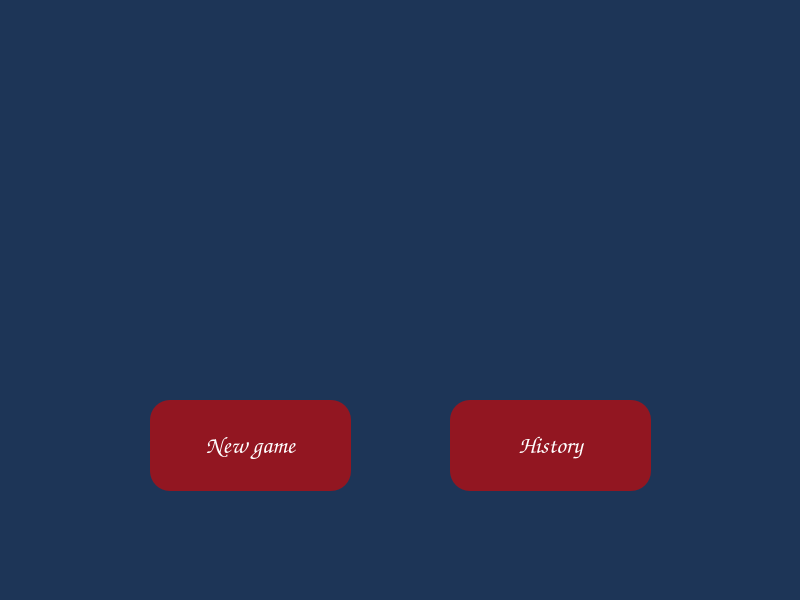
<?xml version="1.0" encoding="UTF-8"?>
<ui version="4.0">
 <class>MainWindow</class>
 <widget class="QMainWindow" name="MainWindow">
  <property name="geometry">
   <rect>
    <x>0</x>
    <y>0</y>
    <width>800</width>
    <height>600</height>
   </rect>
  </property>
  <property name="maximumSize">
   <size>
    <width>800</width>
    <height>600</height>
   </size>
  </property>
  <property name="palette">
   <palette>
    <active>
     <colorrole role="WindowText">
      <brush brushstyle="SolidPattern">
       <color alpha="255">
        <red>255</red>
        <green>255</green>
        <blue>255</blue>
       </color>
      </brush>
     </colorrole>
     <colorrole role="Button">
      <brush brushstyle="SolidPattern">
       <color alpha="255">
        <red>29</red>
        <green>53</green>
        <blue>87</blue>
       </color>
      </brush>
     </colorrole>
     <colorrole role="Light">
      <brush brushstyle="SolidPattern">
       <color alpha="255">
        <red>43</red>
        <green>80</green>
        <blue>130</blue>
       </color>
      </brush>
     </colorrole>
     <colorrole role="Midlight">
      <brush brushstyle="SolidPattern">
       <color alpha="255">
        <red>36</red>
        <green>66</green>
        <blue>108</blue>
       </color>
      </brush>
     </colorrole>
     <colorrole role="Dark">
      <brush brushstyle="SolidPattern">
       <color alpha="255">
        <red>14</red>
        <green>26</green>
        <blue>43</blue>
       </color>
      </brush>
     </colorrole>
     <colorrole role="Mid">
      <brush brushstyle="SolidPattern">
       <color alpha="255">
        <red>19</red>
        <green>35</green>
        <blue>58</blue>
       </color>
      </brush>
     </colorrole>
     <colorrole role="Text">
      <brush brushstyle="SolidPattern">
       <color alpha="255">
        <red>255</red>
        <green>255</green>
        <blue>255</blue>
       </color>
      </brush>
     </colorrole>
     <colorrole role="BrightText">
      <brush brushstyle="SolidPattern">
       <color alpha="255">
        <red>255</red>
        <green>255</green>
        <blue>255</blue>
       </color>
      </brush>
     </colorrole>
     <colorrole role="ButtonText">
      <brush brushstyle="SolidPattern">
       <color alpha="255">
        <red>255</red>
        <green>255</green>
        <blue>255</blue>
       </color>
      </brush>
     </colorrole>
     <colorrole role="Base">
      <brush brushstyle="SolidPattern">
       <color alpha="255">
        <red>0</red>
        <green>0</green>
        <blue>0</blue>
       </color>
      </brush>
     </colorrole>
     <colorrole role="Window">
      <brush brushstyle="SolidPattern">
       <color alpha="255">
        <red>29</red>
        <green>53</green>
        <blue>87</blue>
       </color>
      </brush>
     </colorrole>
     <colorrole role="Shadow">
      <brush brushstyle="SolidPattern">
       <color alpha="255">
        <red>0</red>
        <green>0</green>
        <blue>0</blue>
       </color>
      </brush>
     </colorrole>
     <colorrole role="AlternateBase">
      <brush brushstyle="SolidPattern">
       <color alpha="255">
        <red>14</red>
        <green>26</green>
        <blue>43</blue>
       </color>
      </brush>
     </colorrole>
     <colorrole role="ToolTipBase">
      <brush brushstyle="SolidPattern">
       <color alpha="255">
        <red>255</red>
        <green>255</green>
        <blue>220</blue>
       </color>
      </brush>
     </colorrole>
     <colorrole role="ToolTipText">
      <brush brushstyle="SolidPattern">
       <color alpha="255">
        <red>0</red>
        <green>0</green>
        <blue>0</blue>
       </color>
      </brush>
     </colorrole>
     <colorrole role="PlaceholderText">
      <brush brushstyle="SolidPattern">
       <color alpha="128">
        <red>255</red>
        <green>255</green>
        <blue>255</blue>
       </color>
      </brush>
     </colorrole>
    </active>
    <inactive>
     <colorrole role="WindowText">
      <brush brushstyle="SolidPattern">
       <color alpha="255">
        <red>255</red>
        <green>255</green>
        <blue>255</blue>
       </color>
      </brush>
     </colorrole>
     <colorrole role="Button">
      <brush brushstyle="SolidPattern">
       <color alpha="255">
        <red>29</red>
        <green>53</green>
        <blue>87</blue>
       </color>
      </brush>
     </colorrole>
     <colorrole role="Light">
      <brush brushstyle="SolidPattern">
       <color alpha="255">
        <red>43</red>
        <green>80</green>
        <blue>130</blue>
       </color>
      </brush>
     </colorrole>
     <colorrole role="Midlight">
      <brush brushstyle="SolidPattern">
       <color alpha="255">
        <red>36</red>
        <green>66</green>
        <blue>108</blue>
       </color>
      </brush>
     </colorrole>
     <colorrole role="Dark">
      <brush brushstyle="SolidPattern">
       <color alpha="255">
        <red>14</red>
        <green>26</green>
        <blue>43</blue>
       </color>
      </brush>
     </colorrole>
     <colorrole role="Mid">
      <brush brushstyle="SolidPattern">
       <color alpha="255">
        <red>19</red>
        <green>35</green>
        <blue>58</blue>
       </color>
      </brush>
     </colorrole>
     <colorrole role="Text">
      <brush brushstyle="SolidPattern">
       <color alpha="255">
        <red>255</red>
        <green>255</green>
        <blue>255</blue>
       </color>
      </brush>
     </colorrole>
     <colorrole role="BrightText">
      <brush brushstyle="SolidPattern">
       <color alpha="255">
        <red>255</red>
        <green>255</green>
        <blue>255</blue>
       </color>
      </brush>
     </colorrole>
     <colorrole role="ButtonText">
      <brush brushstyle="SolidPattern">
       <color alpha="255">
        <red>255</red>
        <green>255</green>
        <blue>255</blue>
       </color>
      </brush>
     </colorrole>
     <colorrole role="Base">
      <brush brushstyle="SolidPattern">
       <color alpha="255">
        <red>0</red>
        <green>0</green>
        <blue>0</blue>
       </color>
      </brush>
     </colorrole>
     <colorrole role="Window">
      <brush brushstyle="SolidPattern">
       <color alpha="255">
        <red>29</red>
        <green>53</green>
        <blue>87</blue>
       </color>
      </brush>
     </colorrole>
     <colorrole role="Shadow">
      <brush brushstyle="SolidPattern">
       <color alpha="255">
        <red>0</red>
        <green>0</green>
        <blue>0</blue>
       </color>
      </brush>
     </colorrole>
     <colorrole role="AlternateBase">
      <brush brushstyle="SolidPattern">
       <color alpha="255">
        <red>14</red>
        <green>26</green>
        <blue>43</blue>
       </color>
      </brush>
     </colorrole>
     <colorrole role="ToolTipBase">
      <brush brushstyle="SolidPattern">
       <color alpha="255">
        <red>255</red>
        <green>255</green>
        <blue>220</blue>
       </color>
      </brush>
     </colorrole>
     <colorrole role="ToolTipText">
      <brush brushstyle="SolidPattern">
       <color alpha="255">
        <red>0</red>
        <green>0</green>
        <blue>0</blue>
       </color>
      </brush>
     </colorrole>
     <colorrole role="PlaceholderText">
      <brush brushstyle="SolidPattern">
       <color alpha="128">
        <red>255</red>
        <green>255</green>
        <blue>255</blue>
       </color>
      </brush>
     </colorrole>
    </inactive>
    <disabled>
     <colorrole role="WindowText">
      <brush brushstyle="SolidPattern">
       <color alpha="255">
        <red>14</red>
        <green>26</green>
        <blue>43</blue>
       </color>
      </brush>
     </colorrole>
     <colorrole role="Button">
      <brush brushstyle="SolidPattern">
       <color alpha="255">
        <red>29</red>
        <green>53</green>
        <blue>87</blue>
       </color>
      </brush>
     </colorrole>
     <colorrole role="Light">
      <brush brushstyle="SolidPattern">
       <color alpha="255">
        <red>43</red>
        <green>80</green>
        <blue>130</blue>
       </color>
      </brush>
     </colorrole>
     <colorrole role="Midlight">
      <brush brushstyle="SolidPattern">
       <color alpha="255">
        <red>36</red>
        <green>66</green>
        <blue>108</blue>
       </color>
      </brush>
     </colorrole>
     <colorrole role="Dark">
      <brush brushstyle="SolidPattern">
       <color alpha="255">
        <red>14</red>
        <green>26</green>
        <blue>43</blue>
       </color>
      </brush>
     </colorrole>
     <colorrole role="Mid">
      <brush brushstyle="SolidPattern">
       <color alpha="255">
        <red>19</red>
        <green>35</green>
        <blue>58</blue>
       </color>
      </brush>
     </colorrole>
     <colorrole role="Text">
      <brush brushstyle="SolidPattern">
       <color alpha="255">
        <red>14</red>
        <green>26</green>
        <blue>43</blue>
       </color>
      </brush>
     </colorrole>
     <colorrole role="BrightText">
      <brush brushstyle="SolidPattern">
       <color alpha="255">
        <red>255</red>
        <green>255</green>
        <blue>255</blue>
       </color>
      </brush>
     </colorrole>
     <colorrole role="ButtonText">
      <brush brushstyle="SolidPattern">
       <color alpha="255">
        <red>14</red>
        <green>26</green>
        <blue>43</blue>
       </color>
      </brush>
     </colorrole>
     <colorrole role="Base">
      <brush brushstyle="SolidPattern">
       <color alpha="255">
        <red>29</red>
        <green>53</green>
        <blue>87</blue>
       </color>
      </brush>
     </colorrole>
     <colorrole role="Window">
      <brush brushstyle="SolidPattern">
       <color alpha="255">
        <red>29</red>
        <green>53</green>
        <blue>87</blue>
       </color>
      </brush>
     </colorrole>
     <colorrole role="Shadow">
      <brush brushstyle="SolidPattern">
       <color alpha="255">
        <red>0</red>
        <green>0</green>
        <blue>0</blue>
       </color>
      </brush>
     </colorrole>
     <colorrole role="AlternateBase">
      <brush brushstyle="SolidPattern">
       <color alpha="255">
        <red>29</red>
        <green>53</green>
        <blue>87</blue>
       </color>
      </brush>
     </colorrole>
     <colorrole role="ToolTipBase">
      <brush brushstyle="SolidPattern">
       <color alpha="255">
        <red>255</red>
        <green>255</green>
        <blue>220</blue>
       </color>
      </brush>
     </colorrole>
     <colorrole role="ToolTipText">
      <brush brushstyle="SolidPattern">
       <color alpha="255">
        <red>0</red>
        <green>0</green>
        <blue>0</blue>
       </color>
      </brush>
     </colorrole>
     <colorrole role="PlaceholderText">
      <brush brushstyle="SolidPattern">
       <color alpha="128">
        <red>255</red>
        <green>255</green>
        <blue>255</blue>
       </color>
      </brush>
     </colorrole>
    </disabled>
   </palette>
  </property>
  <property name="cursor">
   <cursorShape>ArrowCursor</cursorShape>
  </property>
  <property name="windowTitle">
   <string>Tic Tac Toe</string>
  </property>
  <property name="windowIcon">
   <iconset resource="Resorces.qrc">
    <normaloff>:/Logo/tic-tac-toe.png</normaloff>:/Logo/tic-tac-toe.png</iconset>
  </property>
  <property name="styleSheet">
   <string notr="true"/>
  </property>
  <widget class="QWidget" name="centralwidget">
   <property name="minimumSize">
    <size>
     <width>800</width>
     <height>600</height>
    </size>
   </property>
   <property name="maximumSize">
    <size>
     <width>800</width>
     <height>600</height>
    </size>
   </property>
   <widget class="QPushButton" name="pushButton">
    <property name="geometry">
     <rect>
      <x>150</x>
      <y>400</y>
      <width>201</width>
      <height>91</height>
     </rect>
    </property>
    <property name="palette">
     <palette>
      <active>
       <colorrole role="WindowText">
        <brush brushstyle="SolidPattern">
         <color alpha="255">
          <red>255</red>
          <green>255</green>
          <blue>255</blue>
         </color>
        </brush>
       </colorrole>
       <colorrole role="Button">
        <brush brushstyle="SolidPattern">
         <color alpha="255">
          <red>146</red>
          <green>22</green>
          <blue>33</blue>
         </color>
        </brush>
       </colorrole>
       <colorrole role="Light">
        <brush brushstyle="SolidPattern">
         <color alpha="255">
          <red>255</red>
          <green>255</green>
          <blue>127</blue>
         </color>
        </brush>
       </colorrole>
       <colorrole role="Midlight">
        <brush brushstyle="SolidPattern">
         <color alpha="255">
          <red>255</red>
          <green>255</green>
          <blue>63</blue>
         </color>
        </brush>
       </colorrole>
       <colorrole role="Dark">
        <brush brushstyle="SolidPattern">
         <color alpha="255">
          <red>127</red>
          <green>127</green>
          <blue>0</blue>
         </color>
        </brush>
       </colorrole>
       <colorrole role="Mid">
        <brush brushstyle="SolidPattern">
         <color alpha="255">
          <red>170</red>
          <green>170</green>
          <blue>0</blue>
         </color>
        </brush>
       </colorrole>
       <colorrole role="Text">
        <brush brushstyle="SolidPattern">
         <color alpha="255">
          <red>255</red>
          <green>255</green>
          <blue>255</blue>
         </color>
        </brush>
       </colorrole>
       <colorrole role="BrightText">
        <brush brushstyle="SolidPattern">
         <color alpha="255">
          <red>255</red>
          <green>255</green>
          <blue>255</blue>
         </color>
        </brush>
       </colorrole>
       <colorrole role="ButtonText">
        <brush brushstyle="SolidPattern">
         <color alpha="255">
          <red>255</red>
          <green>255</green>
          <blue>255</blue>
         </color>
        </brush>
       </colorrole>
       <colorrole role="Base">
        <brush brushstyle="SolidPattern">
         <color alpha="255">
          <red>146</red>
          <green>22</green>
          <blue>33</blue>
         </color>
        </brush>
       </colorrole>
       <colorrole role="Window">
        <brush brushstyle="SolidPattern">
         <color alpha="255">
          <red>146</red>
          <green>22</green>
          <blue>33</blue>
         </color>
        </brush>
       </colorrole>
       <colorrole role="Shadow">
        <brush brushstyle="SolidPattern">
         <color alpha="255">
          <red>0</red>
          <green>0</green>
          <blue>0</blue>
         </color>
        </brush>
       </colorrole>
       <colorrole role="AlternateBase">
        <brush brushstyle="SolidPattern">
         <color alpha="255">
          <red>255</red>
          <green>255</green>
          <blue>127</blue>
         </color>
        </brush>
       </colorrole>
       <colorrole role="ToolTipBase">
        <brush brushstyle="SolidPattern">
         <color alpha="255">
          <red>255</red>
          <green>255</green>
          <blue>220</blue>
         </color>
        </brush>
       </colorrole>
       <colorrole role="ToolTipText">
        <brush brushstyle="SolidPattern">
         <color alpha="255">
          <red>0</red>
          <green>0</green>
          <blue>0</blue>
         </color>
        </brush>
       </colorrole>
       <colorrole role="PlaceholderText">
        <brush brushstyle="SolidPattern">
         <color alpha="128">
          <red>0</red>
          <green>0</green>
          <blue>0</blue>
         </color>
        </brush>
       </colorrole>
      </active>
      <inactive>
       <colorrole role="WindowText">
        <brush brushstyle="SolidPattern">
         <color alpha="255">
          <red>255</red>
          <green>255</green>
          <blue>255</blue>
         </color>
        </brush>
       </colorrole>
       <colorrole role="Button">
        <brush brushstyle="SolidPattern">
         <color alpha="255">
          <red>146</red>
          <green>22</green>
          <blue>33</blue>
         </color>
        </brush>
       </colorrole>
       <colorrole role="Light">
        <brush brushstyle="SolidPattern">
         <color alpha="255">
          <red>255</red>
          <green>255</green>
          <blue>127</blue>
         </color>
        </brush>
       </colorrole>
       <colorrole role="Midlight">
        <brush brushstyle="SolidPattern">
         <color alpha="255">
          <red>255</red>
          <green>255</green>
          <blue>63</blue>
         </color>
        </brush>
       </colorrole>
       <colorrole role="Dark">
        <brush brushstyle="SolidPattern">
         <color alpha="255">
          <red>127</red>
          <green>127</green>
          <blue>0</blue>
         </color>
        </brush>
       </colorrole>
       <colorrole role="Mid">
        <brush brushstyle="SolidPattern">
         <color alpha="255">
          <red>170</red>
          <green>170</green>
          <blue>0</blue>
         </color>
        </brush>
       </colorrole>
       <colorrole role="Text">
        <brush brushstyle="SolidPattern">
         <color alpha="255">
          <red>255</red>
          <green>255</green>
          <blue>255</blue>
         </color>
        </brush>
       </colorrole>
       <colorrole role="BrightText">
        <brush brushstyle="SolidPattern">
         <color alpha="255">
          <red>255</red>
          <green>255</green>
          <blue>255</blue>
         </color>
        </brush>
       </colorrole>
       <colorrole role="ButtonText">
        <brush brushstyle="SolidPattern">
         <color alpha="255">
          <red>255</red>
          <green>255</green>
          <blue>255</blue>
         </color>
        </brush>
       </colorrole>
       <colorrole role="Base">
        <brush brushstyle="SolidPattern">
         <color alpha="255">
          <red>146</red>
          <green>22</green>
          <blue>33</blue>
         </color>
        </brush>
       </colorrole>
       <colorrole role="Window">
        <brush brushstyle="SolidPattern">
         <color alpha="255">
          <red>146</red>
          <green>22</green>
          <blue>33</blue>
         </color>
        </brush>
       </colorrole>
       <colorrole role="Shadow">
        <brush brushstyle="SolidPattern">
         <color alpha="255">
          <red>0</red>
          <green>0</green>
          <blue>0</blue>
         </color>
        </brush>
       </colorrole>
       <colorrole role="AlternateBase">
        <brush brushstyle="SolidPattern">
         <color alpha="255">
          <red>255</red>
          <green>255</green>
          <blue>127</blue>
         </color>
        </brush>
       </colorrole>
       <colorrole role="ToolTipBase">
        <brush brushstyle="SolidPattern">
         <color alpha="255">
          <red>255</red>
          <green>255</green>
          <blue>220</blue>
         </color>
        </brush>
       </colorrole>
       <colorrole role="ToolTipText">
        <brush brushstyle="SolidPattern">
         <color alpha="255">
          <red>0</red>
          <green>0</green>
          <blue>0</blue>
         </color>
        </brush>
       </colorrole>
       <colorrole role="PlaceholderText">
        <brush brushstyle="SolidPattern">
         <color alpha="128">
          <red>0</red>
          <green>0</green>
          <blue>0</blue>
         </color>
        </brush>
       </colorrole>
      </inactive>
      <disabled>
       <colorrole role="WindowText">
        <brush brushstyle="SolidPattern">
         <color alpha="255">
          <red>255</red>
          <green>255</green>
          <blue>255</blue>
         </color>
        </brush>
       </colorrole>
       <colorrole role="Button">
        <brush brushstyle="SolidPattern">
         <color alpha="255">
          <red>146</red>
          <green>22</green>
          <blue>33</blue>
         </color>
        </brush>
       </colorrole>
       <colorrole role="Light">
        <brush brushstyle="SolidPattern">
         <color alpha="255">
          <red>255</red>
          <green>255</green>
          <blue>127</blue>
         </color>
        </brush>
       </colorrole>
       <colorrole role="Midlight">
        <brush brushstyle="SolidPattern">
         <color alpha="255">
          <red>255</red>
          <green>255</green>
          <blue>63</blue>
         </color>
        </brush>
       </colorrole>
       <colorrole role="Dark">
        <brush brushstyle="SolidPattern">
         <color alpha="255">
          <red>127</red>
          <green>127</green>
          <blue>0</blue>
         </color>
        </brush>
       </colorrole>
       <colorrole role="Mid">
        <brush brushstyle="SolidPattern">
         <color alpha="255">
          <red>170</red>
          <green>170</green>
          <blue>0</blue>
         </color>
        </brush>
       </colorrole>
       <colorrole role="Text">
        <brush brushstyle="SolidPattern">
         <color alpha="255">
          <red>255</red>
          <green>255</green>
          <blue>255</blue>
         </color>
        </brush>
       </colorrole>
       <colorrole role="BrightText">
        <brush brushstyle="SolidPattern">
         <color alpha="255">
          <red>255</red>
          <green>255</green>
          <blue>255</blue>
         </color>
        </brush>
       </colorrole>
       <colorrole role="ButtonText">
        <brush brushstyle="SolidPattern">
         <color alpha="255">
          <red>255</red>
          <green>255</green>
          <blue>255</blue>
         </color>
        </brush>
       </colorrole>
       <colorrole role="Base">
        <brush brushstyle="SolidPattern">
         <color alpha="255">
          <red>146</red>
          <green>22</green>
          <blue>33</blue>
         </color>
        </brush>
       </colorrole>
       <colorrole role="Window">
        <brush brushstyle="SolidPattern">
         <color alpha="255">
          <red>146</red>
          <green>22</green>
          <blue>33</blue>
         </color>
        </brush>
       </colorrole>
       <colorrole role="Shadow">
        <brush brushstyle="SolidPattern">
         <color alpha="255">
          <red>0</red>
          <green>0</green>
          <blue>0</blue>
         </color>
        </brush>
       </colorrole>
       <colorrole role="AlternateBase">
        <brush brushstyle="SolidPattern">
         <color alpha="255">
          <red>255</red>
          <green>255</green>
          <blue>0</blue>
         </color>
        </brush>
       </colorrole>
       <colorrole role="ToolTipBase">
        <brush brushstyle="SolidPattern">
         <color alpha="255">
          <red>255</red>
          <green>255</green>
          <blue>220</blue>
         </color>
        </brush>
       </colorrole>
       <colorrole role="ToolTipText">
        <brush brushstyle="SolidPattern">
         <color alpha="255">
          <red>0</red>
          <green>0</green>
          <blue>0</blue>
         </color>
        </brush>
       </colorrole>
       <colorrole role="PlaceholderText">
        <brush brushstyle="SolidPattern">
         <color alpha="128">
          <red>0</red>
          <green>0</green>
          <blue>0</blue>
         </color>
        </brush>
       </colorrole>
      </disabled>
     </palette>
    </property>
    <property name="font">
     <font>
      <family>Comic Sans MS</family>
      <pointsize>18</pointsize>
      <weight>50</weight>
      <bold>false</bold>
     </font>
    </property>
    <property name="cursor">
     <cursorShape>PointingHandCursor</cursorShape>
    </property>
    <property name="styleSheet">
     <string notr="true">color: rgb(255, 255, 255);
background-color: rgb(146, 22, 33);
border-radius: 20px</string>
    </property>
    <property name="text">
     <string>New game</string>
    </property>
    <property name="default">
     <bool>false</bool>
    </property>
   </widget>
   <widget class="QPushButton" name="pushButton_2">
    <property name="geometry">
     <rect>
      <x>450</x>
      <y>400</y>
      <width>201</width>
      <height>91</height>
     </rect>
    </property>
    <property name="palette">
     <palette>
      <active>
       <colorrole role="WindowText">
        <brush brushstyle="SolidPattern">
         <color alpha="255">
          <red>255</red>
          <green>255</green>
          <blue>255</blue>
         </color>
        </brush>
       </colorrole>
       <colorrole role="Button">
        <brush brushstyle="SolidPattern">
         <color alpha="255">
          <red>146</red>
          <green>22</green>
          <blue>33</blue>
         </color>
        </brush>
       </colorrole>
       <colorrole role="Light">
        <brush brushstyle="SolidPattern">
         <color alpha="255">
          <red>255</red>
          <green>255</green>
          <blue>127</blue>
         </color>
        </brush>
       </colorrole>
       <colorrole role="Midlight">
        <brush brushstyle="SolidPattern">
         <color alpha="255">
          <red>255</red>
          <green>255</green>
          <blue>63</blue>
         </color>
        </brush>
       </colorrole>
       <colorrole role="Dark">
        <brush brushstyle="SolidPattern">
         <color alpha="255">
          <red>127</red>
          <green>127</green>
          <blue>0</blue>
         </color>
        </brush>
       </colorrole>
       <colorrole role="Mid">
        <brush brushstyle="SolidPattern">
         <color alpha="255">
          <red>170</red>
          <green>170</green>
          <blue>0</blue>
         </color>
        </brush>
       </colorrole>
       <colorrole role="Text">
        <brush brushstyle="SolidPattern">
         <color alpha="255">
          <red>255</red>
          <green>255</green>
          <blue>255</blue>
         </color>
        </brush>
       </colorrole>
       <colorrole role="BrightText">
        <brush brushstyle="SolidPattern">
         <color alpha="255">
          <red>255</red>
          <green>255</green>
          <blue>255</blue>
         </color>
        </brush>
       </colorrole>
       <colorrole role="ButtonText">
        <brush brushstyle="SolidPattern">
         <color alpha="255">
          <red>255</red>
          <green>255</green>
          <blue>255</blue>
         </color>
        </brush>
       </colorrole>
       <colorrole role="Base">
        <brush brushstyle="SolidPattern">
         <color alpha="255">
          <red>146</red>
          <green>22</green>
          <blue>33</blue>
         </color>
        </brush>
       </colorrole>
       <colorrole role="Window">
        <brush brushstyle="SolidPattern">
         <color alpha="255">
          <red>146</red>
          <green>22</green>
          <blue>33</blue>
         </color>
        </brush>
       </colorrole>
       <colorrole role="Shadow">
        <brush brushstyle="SolidPattern">
         <color alpha="255">
          <red>0</red>
          <green>0</green>
          <blue>0</blue>
         </color>
        </brush>
       </colorrole>
       <colorrole role="AlternateBase">
        <brush brushstyle="SolidPattern">
         <color alpha="255">
          <red>255</red>
          <green>255</green>
          <blue>127</blue>
         </color>
        </brush>
       </colorrole>
       <colorrole role="ToolTipBase">
        <brush brushstyle="SolidPattern">
         <color alpha="255">
          <red>255</red>
          <green>255</green>
          <blue>220</blue>
         </color>
        </brush>
       </colorrole>
       <colorrole role="ToolTipText">
        <brush brushstyle="SolidPattern">
         <color alpha="255">
          <red>0</red>
          <green>0</green>
          <blue>0</blue>
         </color>
        </brush>
       </colorrole>
       <colorrole role="PlaceholderText">
        <brush brushstyle="SolidPattern">
         <color alpha="128">
          <red>0</red>
          <green>0</green>
          <blue>0</blue>
         </color>
        </brush>
       </colorrole>
      </active>
      <inactive>
       <colorrole role="WindowText">
        <brush brushstyle="SolidPattern">
         <color alpha="255">
          <red>255</red>
          <green>255</green>
          <blue>255</blue>
         </color>
        </brush>
       </colorrole>
       <colorrole role="Button">
        <brush brushstyle="SolidPattern">
         <color alpha="255">
          <red>146</red>
          <green>22</green>
          <blue>33</blue>
         </color>
        </brush>
       </colorrole>
       <colorrole role="Light">
        <brush brushstyle="SolidPattern">
         <color alpha="255">
          <red>255</red>
          <green>255</green>
          <blue>127</blue>
         </color>
        </brush>
       </colorrole>
       <colorrole role="Midlight">
        <brush brushstyle="SolidPattern">
         <color alpha="255">
          <red>255</red>
          <green>255</green>
          <blue>63</blue>
         </color>
        </brush>
       </colorrole>
       <colorrole role="Dark">
        <brush brushstyle="SolidPattern">
         <color alpha="255">
          <red>127</red>
          <green>127</green>
          <blue>0</blue>
         </color>
        </brush>
       </colorrole>
       <colorrole role="Mid">
        <brush brushstyle="SolidPattern">
         <color alpha="255">
          <red>170</red>
          <green>170</green>
          <blue>0</blue>
         </color>
        </brush>
       </colorrole>
       <colorrole role="Text">
        <brush brushstyle="SolidPattern">
         <color alpha="255">
          <red>255</red>
          <green>255</green>
          <blue>255</blue>
         </color>
        </brush>
       </colorrole>
       <colorrole role="BrightText">
        <brush brushstyle="SolidPattern">
         <color alpha="255">
          <red>255</red>
          <green>255</green>
          <blue>255</blue>
         </color>
        </brush>
       </colorrole>
       <colorrole role="ButtonText">
        <brush brushstyle="SolidPattern">
         <color alpha="255">
          <red>255</red>
          <green>255</green>
          <blue>255</blue>
         </color>
        </brush>
       </colorrole>
       <colorrole role="Base">
        <brush brushstyle="SolidPattern">
         <color alpha="255">
          <red>146</red>
          <green>22</green>
          <blue>33</blue>
         </color>
        </brush>
       </colorrole>
       <colorrole role="Window">
        <brush brushstyle="SolidPattern">
         <color alpha="255">
          <red>146</red>
          <green>22</green>
          <blue>33</blue>
         </color>
        </brush>
       </colorrole>
       <colorrole role="Shadow">
        <brush brushstyle="SolidPattern">
         <color alpha="255">
          <red>0</red>
          <green>0</green>
          <blue>0</blue>
         </color>
        </brush>
       </colorrole>
       <colorrole role="AlternateBase">
        <brush brushstyle="SolidPattern">
         <color alpha="255">
          <red>255</red>
          <green>255</green>
          <blue>127</blue>
         </color>
        </brush>
       </colorrole>
       <colorrole role="ToolTipBase">
        <brush brushstyle="SolidPattern">
         <color alpha="255">
          <red>255</red>
          <green>255</green>
          <blue>220</blue>
         </color>
        </brush>
       </colorrole>
       <colorrole role="ToolTipText">
        <brush brushstyle="SolidPattern">
         <color alpha="255">
          <red>0</red>
          <green>0</green>
          <blue>0</blue>
         </color>
        </brush>
       </colorrole>
       <colorrole role="PlaceholderText">
        <brush brushstyle="SolidPattern">
         <color alpha="128">
          <red>0</red>
          <green>0</green>
          <blue>0</blue>
         </color>
        </brush>
       </colorrole>
      </inactive>
      <disabled>
       <colorrole role="WindowText">
        <brush brushstyle="SolidPattern">
         <color alpha="255">
          <red>255</red>
          <green>255</green>
          <blue>255</blue>
         </color>
        </brush>
       </colorrole>
       <colorrole role="Button">
        <brush brushstyle="SolidPattern">
         <color alpha="255">
          <red>146</red>
          <green>22</green>
          <blue>33</blue>
         </color>
        </brush>
       </colorrole>
       <colorrole role="Light">
        <brush brushstyle="SolidPattern">
         <color alpha="255">
          <red>255</red>
          <green>255</green>
          <blue>127</blue>
         </color>
        </brush>
       </colorrole>
       <colorrole role="Midlight">
        <brush brushstyle="SolidPattern">
         <color alpha="255">
          <red>255</red>
          <green>255</green>
          <blue>63</blue>
         </color>
        </brush>
       </colorrole>
       <colorrole role="Dark">
        <brush brushstyle="SolidPattern">
         <color alpha="255">
          <red>127</red>
          <green>127</green>
          <blue>0</blue>
         </color>
        </brush>
       </colorrole>
       <colorrole role="Mid">
        <brush brushstyle="SolidPattern">
         <color alpha="255">
          <red>170</red>
          <green>170</green>
          <blue>0</blue>
         </color>
        </brush>
       </colorrole>
       <colorrole role="Text">
        <brush brushstyle="SolidPattern">
         <color alpha="255">
          <red>255</red>
          <green>255</green>
          <blue>255</blue>
         </color>
        </brush>
       </colorrole>
       <colorrole role="BrightText">
        <brush brushstyle="SolidPattern">
         <color alpha="255">
          <red>255</red>
          <green>255</green>
          <blue>255</blue>
         </color>
        </brush>
       </colorrole>
       <colorrole role="ButtonText">
        <brush brushstyle="SolidPattern">
         <color alpha="255">
          <red>255</red>
          <green>255</green>
          <blue>255</blue>
         </color>
        </brush>
       </colorrole>
       <colorrole role="Base">
        <brush brushstyle="SolidPattern">
         <color alpha="255">
          <red>146</red>
          <green>22</green>
          <blue>33</blue>
         </color>
        </brush>
       </colorrole>
       <colorrole role="Window">
        <brush brushstyle="SolidPattern">
         <color alpha="255">
          <red>146</red>
          <green>22</green>
          <blue>33</blue>
         </color>
        </brush>
       </colorrole>
       <colorrole role="Shadow">
        <brush brushstyle="SolidPattern">
         <color alpha="255">
          <red>0</red>
          <green>0</green>
          <blue>0</blue>
         </color>
        </brush>
       </colorrole>
       <colorrole role="AlternateBase">
        <brush brushstyle="SolidPattern">
         <color alpha="255">
          <red>255</red>
          <green>255</green>
          <blue>0</blue>
         </color>
        </brush>
       </colorrole>
       <colorrole role="ToolTipBase">
        <brush brushstyle="SolidPattern">
         <color alpha="255">
          <red>255</red>
          <green>255</green>
          <blue>220</blue>
         </color>
        </brush>
       </colorrole>
       <colorrole role="ToolTipText">
        <brush brushstyle="SolidPattern">
         <color alpha="255">
          <red>0</red>
          <green>0</green>
          <blue>0</blue>
         </color>
        </brush>
       </colorrole>
       <colorrole role="PlaceholderText">
        <brush brushstyle="SolidPattern">
         <color alpha="128">
          <red>0</red>
          <green>0</green>
          <blue>0</blue>
         </color>
        </brush>
       </colorrole>
      </disabled>
     </palette>
    </property>
    <property name="font">
     <font>
      <family>Comic Sans MS</family>
      <pointsize>18</pointsize>
      <weight>50</weight>
      <bold>false</bold>
     </font>
    </property>
    <property name="cursor">
     <cursorShape>PointingHandCursor</cursorShape>
    </property>
    <property name="styleSheet">
     <string notr="true">color: rgb(255, 255, 255);
background-color: rgb(146, 22, 33);
border-radius: 20px</string>
    </property>
    <property name="text">
     <string>History</string>
    </property>
    <property name="default">
     <bool>false</bool>
    </property>
   </widget>
   <widget class="QLabel" name="label">
    <property name="geometry">
     <rect>
      <x>150</x>
      <y>70</y>
      <width>451</width>
      <height>251</height>
     </rect>
    </property>
    <property name="text">
     <string/>
    </property>
   </widget>
  </widget>
 </widget>
 <resources>
  <include location="Resorces.qrc"/>
 </resources>
 <connections/>
</ui>
